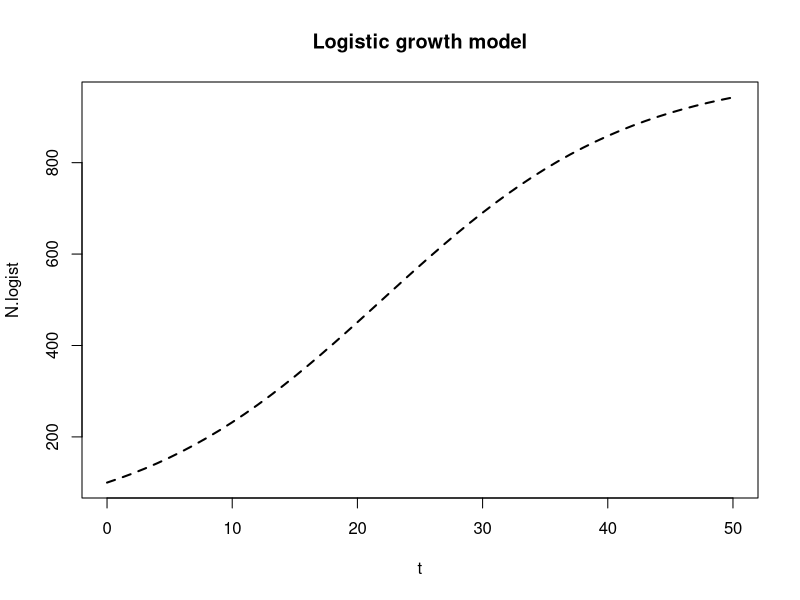
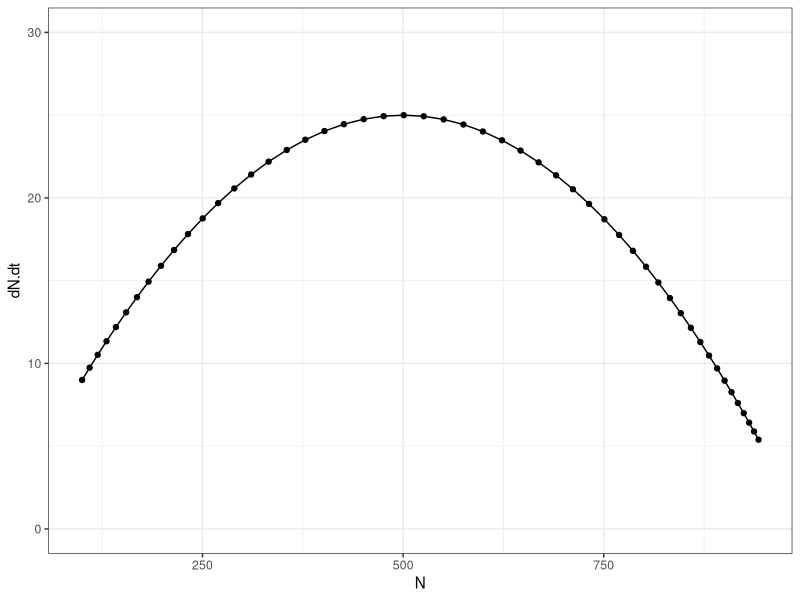
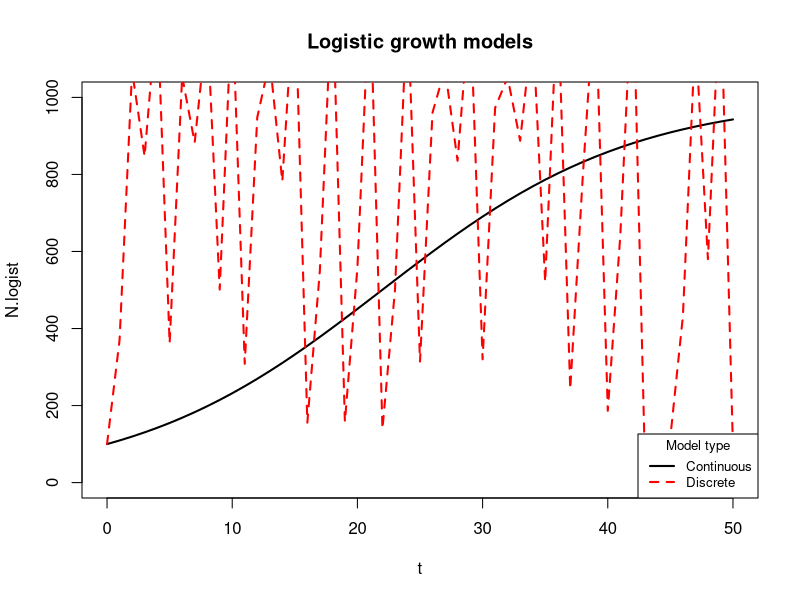
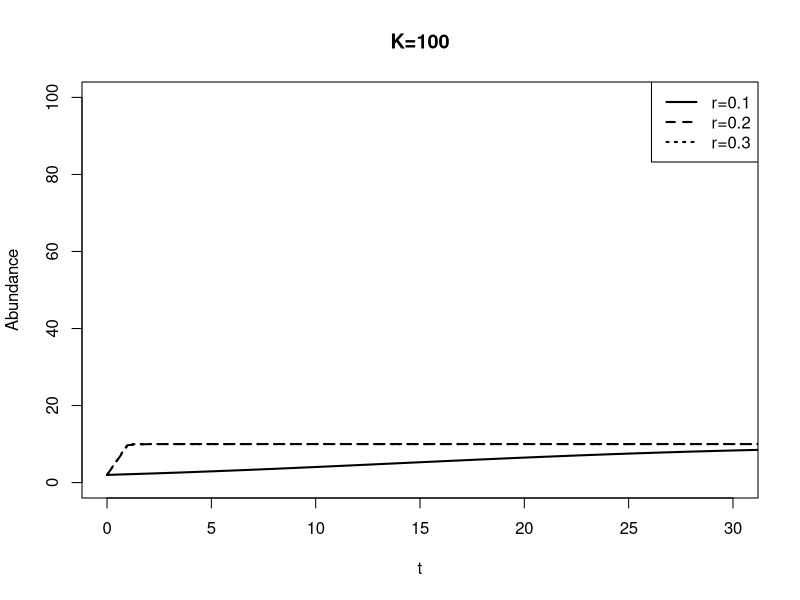
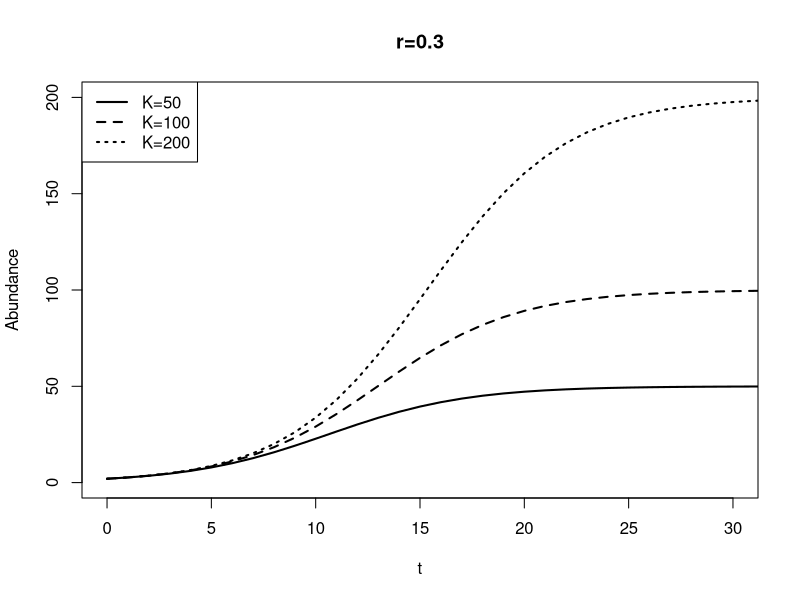

Reproduce these figures in R, in order.
#.....................................................
# FISH 458/558 - Fisheries Population Dynamics 
# Lab 3 - Logistic growth model  
# A. Buchheister 
# January 2024
#.....................................................

# ANNOUNCEMENTS/DISCUSSION
# - R workshop - Wed, Jan 31, 4:30~6pm, BSS 313
# - HWs
#   - How to view feedback
#   - How numeric grading works for grad students
#   - Questions about the HW that was due today?
#   - How many grad students actually calculated the doubling time mathematically?
# - Grad student mini-presentations - check schedule
# - Misc. Reminders/tips
#   - File Management reminder
#   - Organization and commenting of scripts 
#   - Tip: Use the outline features (https://posit.co/blog/rstudio-v1-4-preview-little-things/)


# TODAY:
# - Go through lab script
# - Work on HW (note: script from Lab 02 will also be helpful!)


    
#.....................................................
# LOGISTIC GROWTH MODEL -----
#.....................................................

    
### Differential equation for logistic model 
# dN.dt = r*N*(1-N/K)
# where dN.dt = rate of change of the population with respect to time (dN.dt is also
# known as the population's production).  We use "dN.dt" as a name instead of "dN/dt" because 
# otherwise R won't be able to store it as an object (it would try to do division instead). 
#       K = carrying capacity
#       N = population size
#       r = intrinsic rate of increase

### Continuous version of the logistic model 
# Nt = K / (1+((K-N0)/N0)*exp(-r*t))
# where K = carrying capacity
#       Nt = population size at time t
#       N0 = initial population size
#       r = intrinsic rate of increase
    
### Discrete time version of the logistic model 
# N(t+1) = Nt + r*Nt*(1-Nt/K)  
    # where K = carrying capacity
    #       Nt = population size at time t
    #       r = intrinsic rate of increase
 
       
## CONTINUOUS VERSION OF LOGISTIC ####
#Lets do a projection using the continuous time version of the logistic model, with these parameters,
#which are the same as what we used for the exponential model (except now we have a carrying capacity):
    r=0.1
    K=1000
    N0=100

  #Set up time vector (t),  from 0 to 50 years in this case
       t=c(0:50)
   
  #STUDENT: Calculate Nt using the mathematical equation from the lecture,
  #  but call it "N.logist". For practice, do NOT just copy it from the 
  #  the text i have earlier in this script. Getting your parentheses right is important,
  #  and it may take some practice.  Check your values and code with a neighbor.
      N.logist = K/(1+(((K-N0)/N0)*exp(-r*t)))
        
        
  #Lets see the plot
      plot(t, N.logist, main="Logistic growth model", type="l", lwd=2, lty=2) #line type (lty) specifies the type of line
      #Note the "s-shape" of the figure, characteristic of the logistic model
  

### Production (dN/dt) ###  
# A population's production is calculated using the dN/dt function:
#    dN.dt = r*N*(1-N/K)  #(see above).
# This describes the total additional numbers of fish that are added to the population 
# in a year (or whatever time period you are using). This production will depend on how many
# individuals are already in the population; in other words, it depends on the population N, 
# because this model is a DENSITY-DEPENDENT model.

#STUDENT: Calculate what the production (dN.dt) would be for the population we are modeling. 
#For this, create a vector called dN.dt that is calculated using the dN/dt equation above.
#Then, create a plot showing how the production changes as a function of the abundance N (i.e., plot dN.dt vs. N.logist).  
#Note: this will help for the HW.
    
dN.dt = r*N.logist*(1-(N.logist)/K)
data.df <- data.frame(dN.dt=dN.dt, N = N.logist)
library(ggplot2)
plot2 <- ggplot(data=data.df, aes(x=N, y=dN.dt)) +geom_point()+geom_line()+ylim(0, 30)+theme_bw()
plot2

## DISCRETE VERSION OF LOGISTIC ####
#Lets do the same thing with the discrete time version of the logistic model:  N(t+1) = Nt + r*Nt*(1-Nt/K)
  #Set up parameters & variables as before
    r=3
    K=1000
    N0=100
    t=c(0:50)
    
  #Because this is a recursive function, lets populate a vector of population sizes sequentially using a "for loop".
    N.logist.discr = rep(NA, length=length(t))  #Create empty vector to hold our values, but it has to be of the same size as our time (t) vector
    N.logist.discr[1] = N0  #Set the first value as the starting population size, N0
    
    for(i in 1:(length(t)-1))  { #the "For loop" where we will calculate N for each time step, referring to the previous time step. Note that the first value we calculate is for i=2.
      N.logist.discr[i+1] = N.logist.discr[i] + r*N.logist.discr[i] *(1-N.logist.discr[i]/K)
    }
    
    N.logist.discr
    #Note: although the above may look daunting, what i did was the following:
      #Copy discrete version of equation from above:
        #N(t+1) = Nt + r*Nt*(1-Nt/K)
      #The "N(t+1)" and "Nt" have t+1 and t as subscripts in the equation, which we will identify in R using the brackets
        #N[t+1] = N[t] + r*N[t]*(1-N[t]/K)
      #Then, we just replace the "N" in the equation with our object name "N.logist.discr"
      #and we use the "i" in place of t so we don't get mixed up with our object we already named "t"
    
      #"For loops" can be frustrating and confusing at first! Its ok! Work on simple
      #examples from tutorials (like those provided on Canvas)... and they will get easier.
      #Here is one simple website on "for loops": https://www.r-bloggers.com/2015/12/how-to-write-the-first-for-loop-in-r/ 

      
    #Lets plot all of the models together
    plot(t, N.logist, main="Logistic growth models", type="l", lwd=2, xlim=c(0,50), ylim=c(0,1000)) #solid line
    lines(t,N.logist.discr, type="l", lwd=2, lty=2, col="red")  #red, dotted line
    legend("bottomright", c("Continuous","Discrete"), col=c("black", "red"), 
           lwd=2, lty=c(1,2), cex=0.8, title="Model type") 
      #NOTE: see how similar the continuous and discrete logistic models are.  Zooming in would show some of the minor differences more clearly


    
    
        
    
### FOR THE REST OF LAB:
  # Work on the Homework assignment that is due next week!
  # You can also use this time to ask questions regarding R or any confusion you may have.  
  # Use this time for your benefit!

    
    
    
    
#.....................................................
#MISC: Plots for lecture on Logistic growth: -----
#.....................................................
    
   
#Exploring the effect of r on N trajectory
    r1=0.1
    r2=5
    r3=100
    K50=10
    K100=10
    K200=10
    N0=2

  #Set up time vector (t) and calculate Nt (which I called N.logist)
      t=c(0:50)
      N1 = K100 / (1+((K100-N0)/N0)*exp(-r1*t))  #Getting the parentheses right is important!
      N2 = K100 / (1+((K100-N0)/N0)*exp(-r2*t))  #Getting the parentheses right is important!
      N3 = K100 / (1+((K100-N0)/N0)*exp(-r3*t))  #Getting the parentheses right is important!

  #Lets plot this logistic model with our previous exponential model
    plot(t, N1, main="K=100", type="l", lwd=2, xlim=c(0,30),ylim=c(0,100), ylab="Abundance") #this is a plot of the exponential model
      lines(t, N2, type="l", lwd=2, lty=2)  #now add the logistic model using a dashed line (lty=2)
      lines(t, N3, type="l", lwd=2, lty=3)  #now add the logistic model using a dashed line (lty=2)
      legend("topright",c("r=0.1","r=0.2","r=0.3"), col=c("black"), lwd=2, lty=c(1,2,3)) 

        
    
     
#Exploring the effect of K on N trajectory
    r=0.3
    K50=50
    K100=100
    K200=200
    N0=2

  #Set up time vector (t) and calculate Nt (which I called N.logist)
      t=c(0:50)
      N50 = K50 / (1+((K50-N0)/N0)*exp(-r*t))  #Getting the parentheses right is important!
      N100 = K100 / (1+((K100-N0)/N0)*exp(-r*t))  #Getting the parentheses right is important!
      N200 = K200 / (1+((K200-N0)/N0)*exp(-r*t))  #Getting the parentheses right is important!
      
  #Lets plot this logistic model with our previous exponential model
    plot(t, N50, main="r=0.3", type="l", lwd=2, xlim=c(0,30),ylim=c(0,200), ylab="Abundance") #this is a plot of the exponential model
      lines(t, N100, type="l", lwd=2, lty=2)  #now add the logistic model using a dashed line (lty=2)
      lines(t, N200, type="l", lwd=2, lty=3)  #now add the logistic model using a dashed line (lty=2)
      legend("topleft",c("K=50","K=100","K=200"), col=c("black"), lwd=2, lty=c(1,2,3)) 

    
    